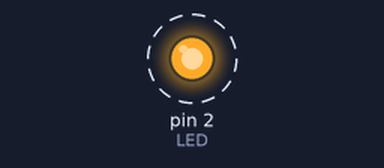
The sketch below on a simulated Arduino Uno, built with avr-gcc and run on an emulated ATmega328P. Shown: output pins drawn as LEDs (lit = HIGH). Dashed ring = blinking.

Above: at 0.5 s.
Timing chart, 0 to 4.6 s (numbered marks = the images above):
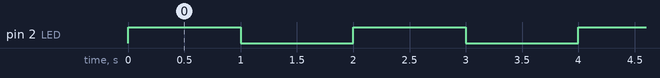

The sketch:

code.ino
```cpp
//公众号：覃原
//实验一：点亮LED灯

int LED = 2;  //控制LED灯引脚定义

void setup() {
  // put your setup code here, to run once:
  pinMode(LED,OUTPUT);  //输出模式
  digitalWrite(LED,LOW);  //置为低电平
}

void loop() {
  // put your main code here, to run repeatedly:
  digitalWrite(LED,HIGH);  //led置为高电平，亮起
  delay(1000);             //延时 1s
  digitalWrite(LED,LOW);   //led置为低电平，熄灭
  delay(1000);             //延时 1s
}
```

Measured:
- by itself, pin 2 (LED): alternates HIGH for 1.0 s and LOW for 1.0 s
